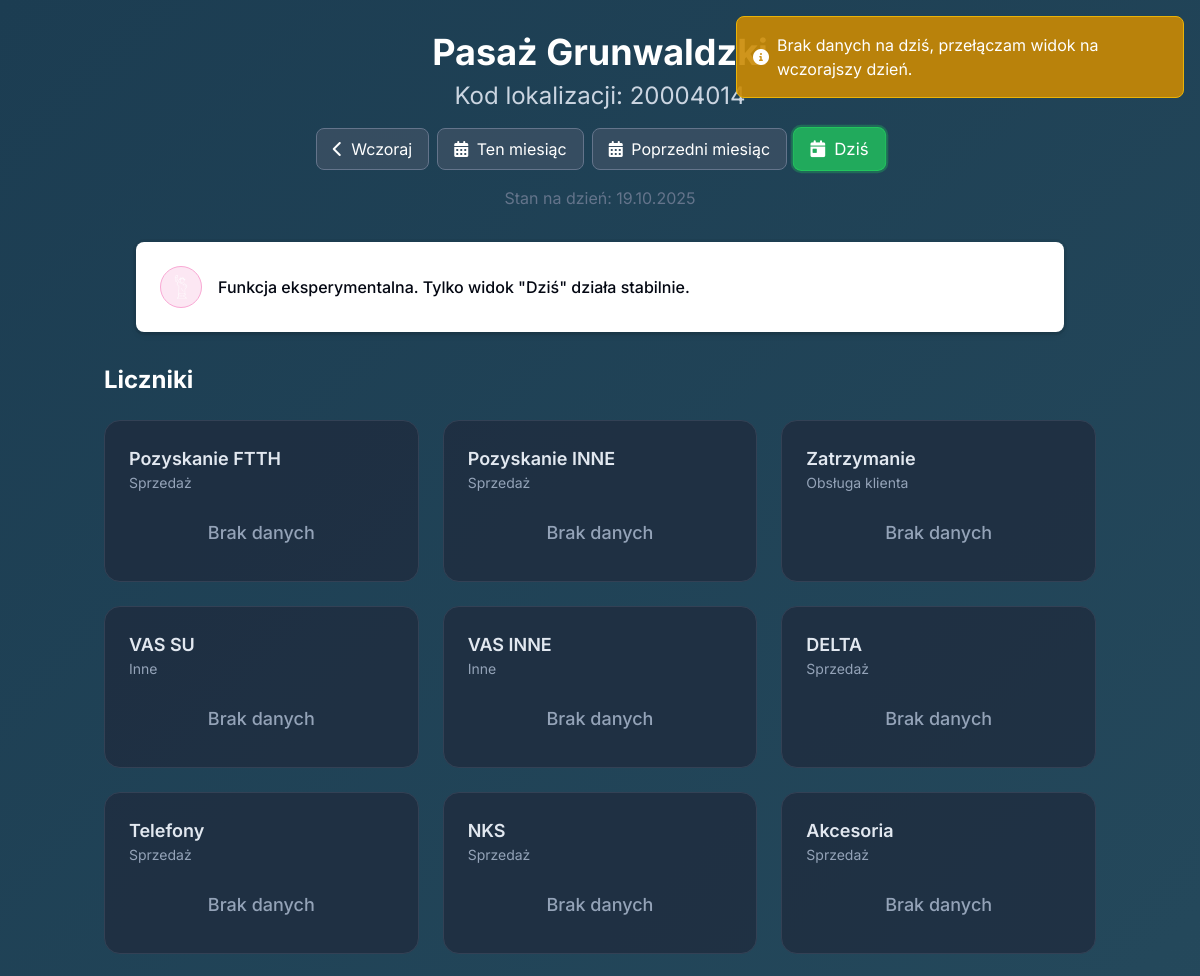
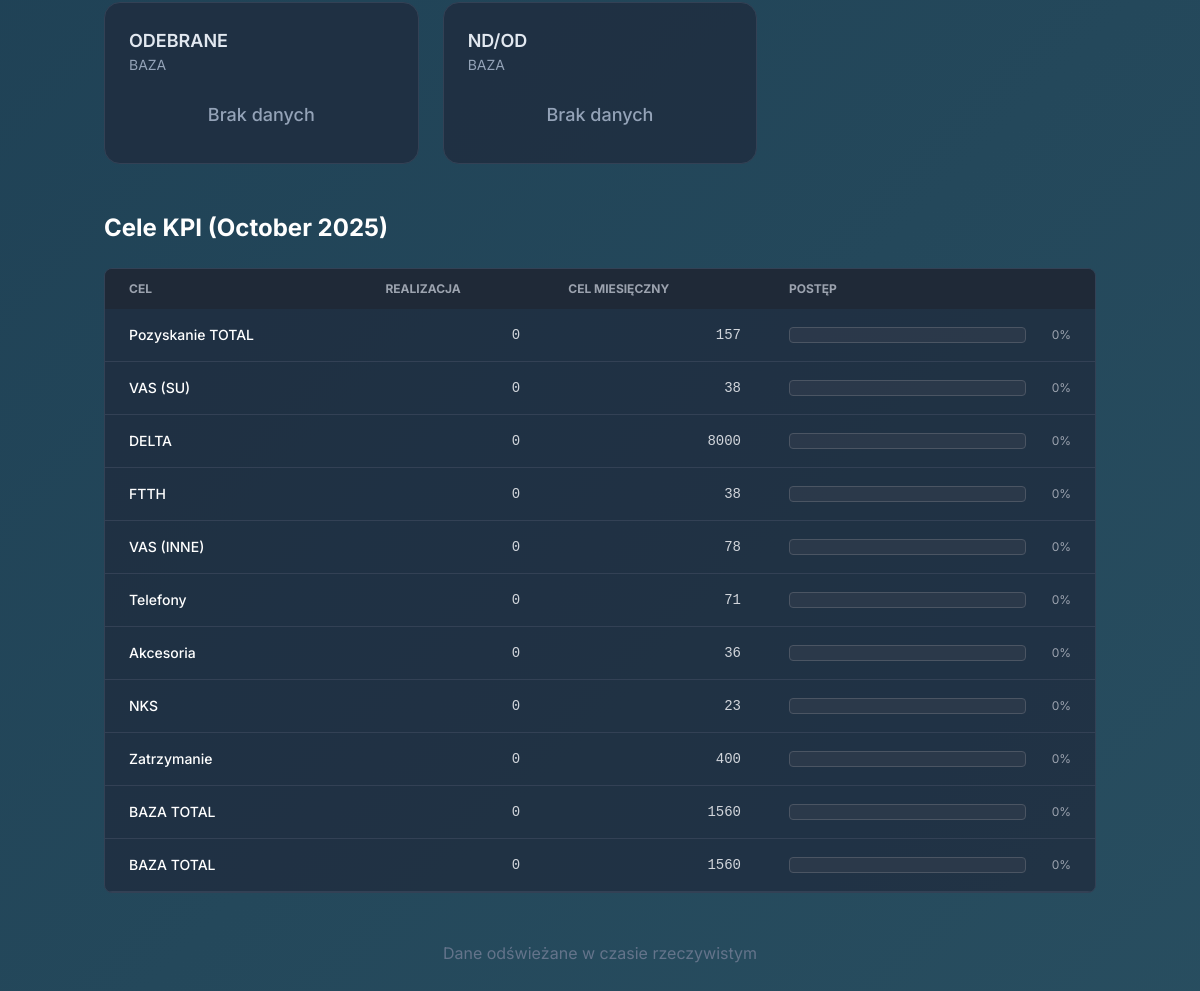
/attached_assets/public_1754262607965.php?sfid=20004014, run on an earlier commit of the app's database (2 pictures, top to bottom).
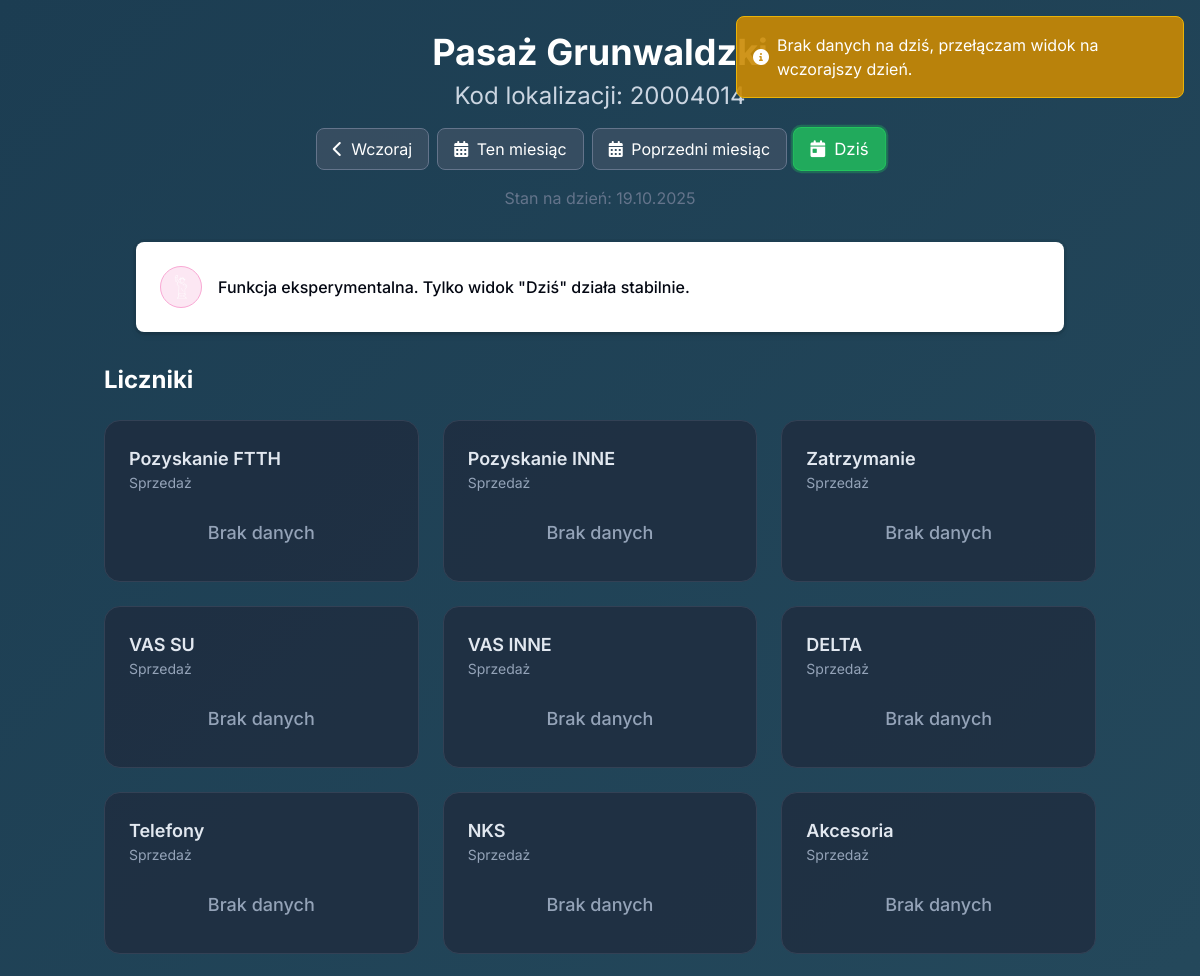
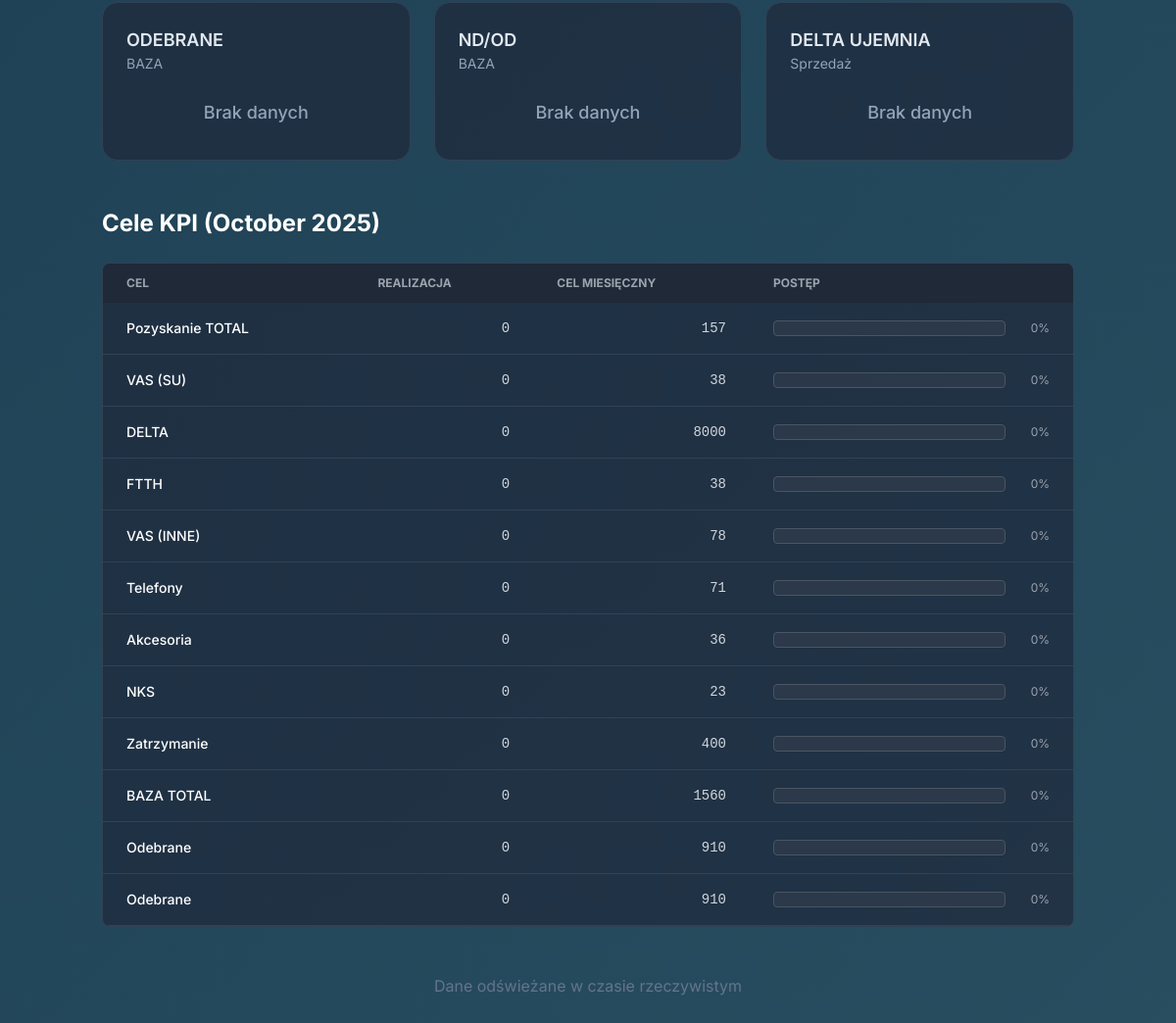
And on a later commit of the database (2 pictures, top to bottom).
### tables this page shows
CREATE TABLE `licznik_counters` (
  `id` int(11) NOT NULL,
  `sfid_id` int(11) NOT NULL,
  `title` varchar(255) NOT NULL,
  `increment` int(11) NOT NULL DEFAULT 1,
  `type` enum('number','currency') NOT NULL DEFAULT 'number',
  `symbol` varchar(10) DEFAULT NULL,
  `category_id` int(11) NOT NULL,
  `color` varchar(7) DEFAULT '#374151',
  `is_active` tinyint(1) NOT NULL DEFAULT 1,
  `is_default` tinyint(1) NOT NULL DEFAULT 0,
  `sort_order` int(11) DEFAULT 0,
  `created_at` timestamp NOT NULL DEFAULT current_timestamp()
);

CREATE TABLE `licznik_categories` (
  `id` int(11) NOT NULL,
  `sfid_id` int(11) NOT NULL,
  `name` varchar(255) NOT NULL,
  `color` varchar(7) DEFAULT '#374151',
  `is_active` tinyint(1) NOT NULL DEFAULT 1,
  `created_at` timestamp NOT NULL DEFAULT current_timestamp()
);

CREATE TABLE `licznik_kpi_goals` (
  `id` int(11) NOT NULL,
  `sfid_id` int(11) NOT NULL,
  `name` varchar(255) NOT NULL,
  `total_goal` int(11) NOT NULL,
  `is_active` tinyint(1) NOT NULL DEFAULT 1,
  `created_at` timestamp NOT NULL DEFAULT current_timestamp()
);

### attached_assets/public_1754262607965.php (the view, shortened to what the changed rows need)
<?php
require_once '../../includes/db.php';
$sfid = $_GET['sfid'] ?? null;
$location_query = "SELECT name, address FROM sfid_locations WHERE id = ? AND is_active = 1";
$location_stmt = $pdo->prepare($location_query);
$location_stmt->execute([$sfid]);
$location = $location_stmt->fetch(PDO::FETCH_ASSOC);
$period = $_GET['period'] ?? null;
$date_url_param = $_GET['date'] ?? date('Y-m-d');
$date_from = date('Y-m-d');
$date_to = date('Y-m-d');
$show_kpi_section = ($period === 'today' || $period === 'current_month' || $period === null);
switch ($period) {
    default:
        if (preg_match('/^\d{4}-\d{2}$/', $date_url_param)) {
             try {
                $month_date = new DateTime($date_url_param . '-01');
                $date_from = $month_date->format('Y-m-d');
                $date_to = $month_date->format('Y-m-t');
                $display_date = $date_to;
            } catch (Exception $e) { $display_date = date('Y-m-d'); }
        } elseif (preg_match('/^\d{4}-\d{2}-\d{2}$/', $date_url_param)) {
            $date_from = $date_url_param;
            $date_to = $date_url_param;
        }
        break;
}
$counters_query = "
    SELECT
        c.id, c.title, c.type, c.symbol, cat.name as category, cat.color as category_color,
        (SELECT SUM(dv.value) FROM licznik_daily_values dv WHERE dv.counter_id = c.id AND dv.date BETWEEN ? AND ?) as total_value
    FROM licznik_counters c
    LEFT JOIN licznik_categories cat ON c.category_id = cat.id
    WHERE c.sfid_id = ? AND c.is_active = 1
    GROUP BY c.id ORDER BY c.sort_order, c.title
";
$counters_stmt = $pdo->prepare($counters_query);
$counters_stmt->execute([$date_from, $date_to, $sfid]);
$counters = $counters_stmt->fetchAll(PDO::FETCH_ASSOC);
if ($show_kpi_section) {
    $has_kpi_query = "SELECT COUNT(*) FROM licznik_kpi_goals WHERE sfid_id = ? AND is_active = 1";
    $has_kpi_stmt = $pdo->prepare($has_kpi_query);
    $has_kpi_stmt->execute([$sfid]);
    $has_kpi_goals = $has_kpi_stmt->fetchColumn() > 0;
    $kpi_goals = [];
    if (!empty($counters) && $has_kpi_goals) {
        $kpi_query = "
            SELECT kg.id, kg.name, kg.total_goal, GROUP_CONCAT(klc.counter_id) as linked_counter_ids
            FROM licznik_kpi_goals kg
            LEFT JOIN licznik_kpi_linked_counters klc ON kg.id = klc.kpi_goal_id
            WHERE kg.sfid_id = ? AND kg.is_active = 1
            GROUP BY kg.id ORDER BY kg.id
        ";
        $kpi_stmt = $pdo->prepare($kpi_query);
        $kpi_stmt->execute([$sfid]);
        $kpi_goals = $kpi_stmt->fetchAll(PDO::FETCH_ASSOC);
    }
}
?>
<!DOCTYPE html>
<html lang="pl">
<head>
    <script src="https://cdn.tailwindcss.com"></script>
    <link href="https://cdnjs.cloudflare.com/ajax/libs/font-awesome/6.0.0/css/all.min.css" rel="stylesheet">
</head>
<body class="bg-slate-900 text-white antialiased">
    <div class="container mx-auto px-4 py-8">
        <header class="text-center mb-8">
            <h1 class="text-4xl font-bold text-white mb-2"><?= htmlspecialchars($location['name']) ?></h1>
            <h2 class="text-2xl text-slate-300 mb-4">Kod lokalizacji: <?= htmlspecialchars($sfid) ?></h2>
        </header>
        <section class="mb-12">
            <div class="grid grid-cols-1 sm:grid-cols-2 lg:grid-cols-3 xl:grid-cols-4 gap-6">
                <?php foreach ($counters as $counter): ?>
                <div class="counter-card p-6">
                    <div class="flex justify-between items-start mb-4">
                        <div>
                            <h4 class="text-lg font-semibold text-slate-200"><?= htmlspecialchars($counter['title']) ?></h4>
                            <p class="text-slate-400 text-sm"><?= htmlspecialchars($counter['category'] ?? 'Bez kategorii') ?></p>
                        </div>
                    </div>
                    <div class="text-center h-12 flex items-center justify-center">
                        <?php if ($counter['total_value'] !== null): ?>
                            <div class="text-4xl font-bold text-green-400">
                                <?= $counter['total_value'] ?>
                                <?php if ($counter['type'] === 'currency' && $counter['symbol']): ?>
                                    <span class="text-2xl text-slate-400 ml-1"><?= htmlspecialchars($counter['symbol']) ?></span>
                                <?php endif; ?>
                            </div>
                        <?php else: ?>
                            <span class="text-lg text-slate-400 font-medium">Brak danych</span>
                        <?php endif; ?>
                    </div>
                </div>
                <?php endforeach; ?>
            </div>
        </section>
        <?php if ($show_kpi_section): ?>
        <section>
            <?php if (!$has_kpi_goals): ?>
                <div class="bg-slate-800/70 border border-slate-700 rounded-lg p-8 text-center">
                    <i class="fas fa-info-circle text-blue-400 text-3xl mb-4"></i>
                    <p class="text-slate-400 text-lg">Brak zdefiniowanych celów KPI dla tej lokalizacji.</p>
                </div>
            <?php else: ?>
                <div class="overflow-x-auto bg-slate-800/70 border border-slate-700 rounded-lg">
                    <table class="min-w-full text-sm text-left text-gray-300">
                        <thead class="text-xs text-gray-400 uppercase bg-gray-800">
                            <tr>
                                <th class="px-6 py-3">Cel</th>
                                <th class="px-6 py-3">Realizacja</th>
                                <th class="px-6 py-3">Cel miesięczny</th>
                                <th class="px-6 py-3 w-1/3">Postęp</th>
                            </tr>
                        </thead>
                        <tbody>
                            <?php foreach ($kpi_goals as $goal): ?>
                            <tr class="border-b border-slate-700 hover:bg-slate-800">
                                <td class="px-6 py-4 font-medium text-white"><?= htmlspecialchars($goal['name']) ?></td>
                                <td class="px-6 py-4 text-right font-mono"><?= $goal['monthly_total'] ?></td>
                                <td class="px-6 py-4 text-right font-mono"><?= $goal['total_goal'] ?></td>
                                <td class="px-6 py-4">
                                    <div class="flex items-center">
                                        <div class="w-full progress-bar h-4 mr-3">
                                        </div>
                                        <div class="text-xs text-gray-400 w-10 text-right"><?= round($goal['progress_percent']) ?>%</div>
                                    </div>
                                </td>
                            </tr>
                            <?php endforeach; ?>
                        </tbody>
                    </table>
                </div>
            <?php endif; ?>
        </section>
        <?php endif; ?>
    </div>
</body>
</html>

What changed in the data, as far as the page shows it:
no longer on one of the page's lists (row unchanged): licznik_kpi_goals: name "BAZA TOTAL", total_goal "1560"
changed licznik_counters "Zatrzymanie": category.name "Obsługa klienta" → "Sprzedaż"
changed licznik_counters "VAS SU": category.name "Inne" → "Sprzedaż"
changed licznik_counters "VAS INNE": category.name "Inne" → "Sprzedaż"
added licznik_counters: title "DELTA UJEMNIA", category.name "Sprzedaż"
now on this page (row unchanged): licznik_kpi_goals: name "Odebrane", monthly_total "0", total_goal "910", progress_percent "0"
